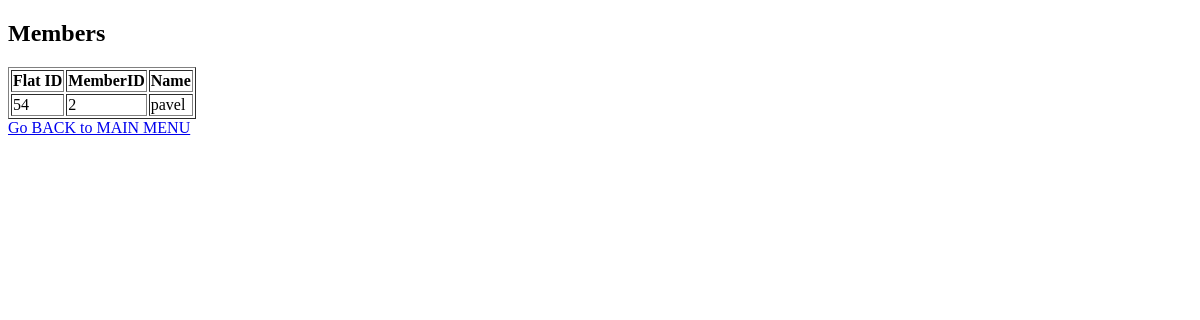
The app's page /members, older data.
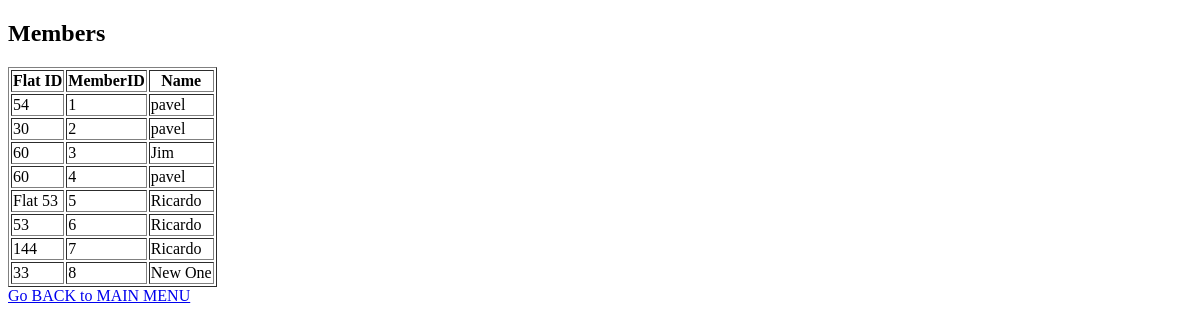
The same page, newer data.
### tables this page shows
CREATE TABLE "members" (
"flatID" INTEGER NOT NULL,
"memberID" INTEGER PRIMARY KEY AUTOINCREMENT,
"fname" TEXT NOT NULL,
FOREIGN KEY (flatID) REFERENCES flats (flatID),
UNIQUE(flatID, fname)
);

### main.py (the view)
@app.route("/members")
def view_members():
  conn, cursor = get_db_connection()
  cursor.execute("SELECT * FROM members")
  members = cursor.fetchall()
  conn.close()
  return render_template("members.html", members=members)

### main.py (called while the page is built)
def get_db_connection():
    dbCon = sql.connect("square_share.db") #connection object
    dbCursor = dbCon.cursor() #cursor object
    return dbCon, dbCursor

### templates/members.html (shortened to what this page needs)
<!DOCTYPE html>
<html lang="en">
<head>
</head>
<body>
  <h2>Members</h2>
  <table border="1">
    <tr>
      <th>Flat ID</th>
      <th>MemberID</th>
      <th>Name</th>
    </tr>
    {% for member in members %}
    <tr>
      <td>{{ member[0] }}</td>
      <td>{{ member[1] }}</td>
      <td>{{ member[2] }}</td>
    </tr>
    {% endfor %}
  </table>
  <a href="{{ url_for('home') }}">Go BACK to MAIN MENU </a>
</body>
</html>

Row changes from the older to the newer data that the page shows:
added members: flatID "54", memberID "1", fname "pavel"
changed members id 2: flatID "54" → "30"
added members: flatID "60", memberID "3", fname "Jim"
added members: flatID "60", memberID "4", fname "pavel"
added members: flatID "Flat 53", memberID "5", fname "Ricardo"
added members: flatID "53", memberID "6", fname "Ricardo"
added members: flatID "144", memberID "7", fname "Ricardo"
added members: flatID "33", memberID "8", fname "New One"
